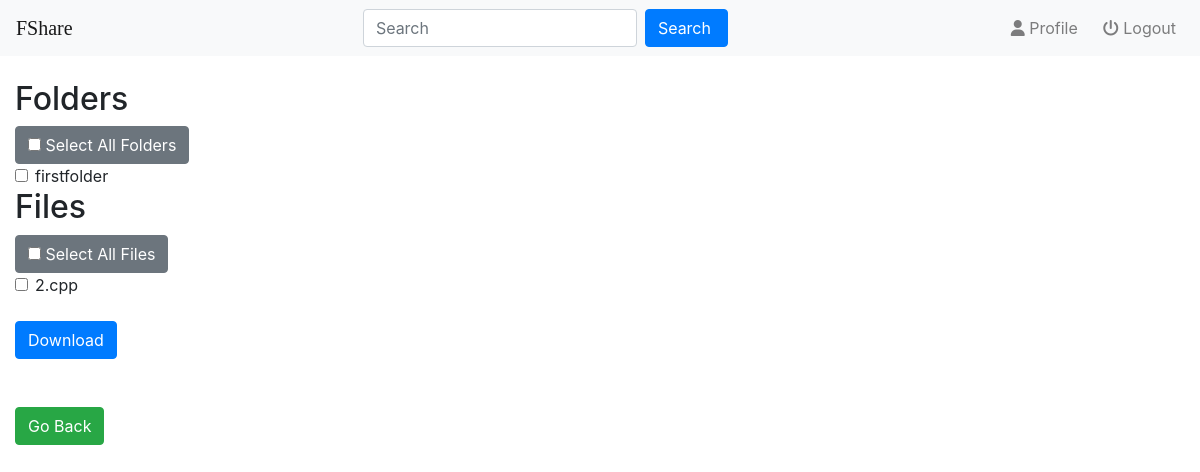
Before: /home/select_index/5 with the older database file.
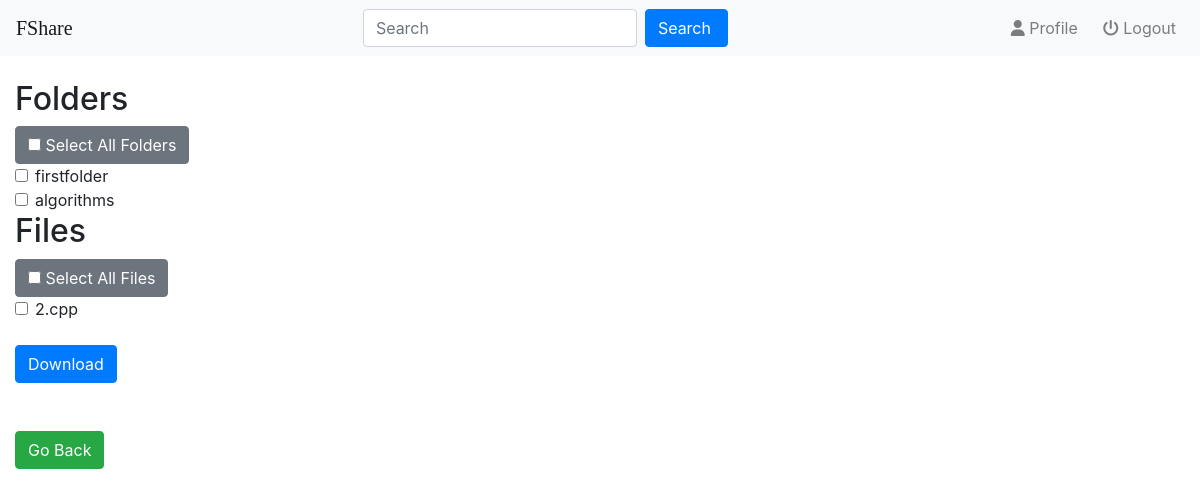
After: the same page with the newer database file.
### fileshare/models.py (models this page shows, shortened)
class Folder(models.Model):
    user = models.ForeignKey(User,on_delete=models.CASCADE,default=1)
    name = models.CharField(max_length=50)
    linkedfolder = models.ForeignKey("self",on_delete=models.CASCADE,null=True,blank=True)
    lastmodified = models.DateTimeField(auto_now=True)
    def __str__(self):
        return self.name

class File(models.Model):
    user = models.ForeignKey(User,on_delete=models.CASCADE,default=1)
    folder=models.ForeignKey(Folder,on_delete=models.CASCADE,null=True,blank=True)
    name = models.CharField(max_length=50,null=True,blank=True)
    file=models.FileField();
    created_on = models.DateTimeField(auto_now_add=True)
    def __str__(self):
        return self.name

### home/views.py (the view)
# urls.py: path('select_index/',views.selectindex,name='select_index'),
def selectindex(request,pk):
    user = User.objects.get(pk=pk)
    user_folders = Folder.objects.filter(user=user)
    user_files = File.objects.filter(user=user)
    all_folders = user_folders.filter(linkedfolder__isnull=True)
    all_files = user_files.filter(folder__isnull=True)
    context = { 'folders':all_folders,'files':all_files }
    return render(request,'home/selectindex.html',context)

### home/templates/home/selectindex.html (shortened to what this page needs)
{% extends 'fileshare/base.html'%}
{% block body %}
<form action="" method="get">
  <h2>Folders</h2>
  <button type="button" class="btn btn-secondary"><input type="checkbox" onClick="toggle(this,'folder')" /> Select All Folders</button><br/>
  {% for f in folders %}
    <div class="form-check">
      <label class="form-check-label" for="check1">
        <input type="checkbox" class="form-check-input" id="check1{{f.pk}}" name="folder" value="{{ f.pk }}">{{ f }}
      </label>
    </div>
  {% endfor %}
  <h2>Files</h2>
  <button type="button" class="btn btn-secondary"><input type="checkbox" onClick="toggle(this,'file')" /> Select All Files</button><br/>
  {% for f in files %}
    <div class="form-check">
      <label class="form-check-label" for="check1">
        <input type="checkbox" class="form-check-input" id="check2{{f.pk}}" name="file" value="{{ f.pk }}">{{ f }}
      </label>
    </div>
  {% endfor %}
<br/>
<button type="submit" class="btn btn-primary" id="download" formaction="{% url 'fileshare:list_folder_file_download' %}">Download</button>
</form>
<br>
<br>
<button onclick="goBack()" class="btn btn-success">Go Back</button>
{% endblock %}

Changed rows visible on the page:
added Folder: name "algorithms"
